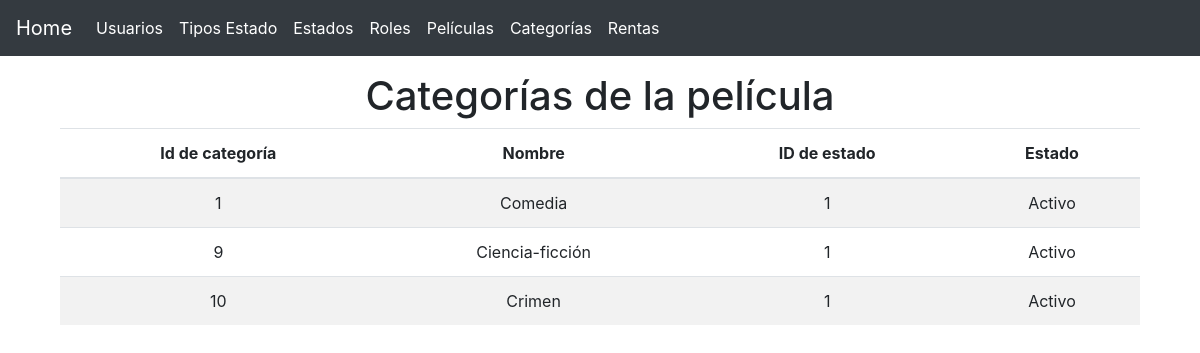
The app's page /?controller=movie&method=seeCategories&id=1 with its own data.
### tables this page shows
CREATE TABLE `categories` (
  `id` int(10) UNSIGNED NOT NULL,
  `name` varchar(255) NOT NULL,
  `status_id` int(10) UNSIGNED NOT NULL,
  `created_at` timestamp NULL DEFAULT NULL,
  `updated_at` timestamp NULL DEFAULT NULL
);

CREATE TABLE `statuses` (
  `id` int(10) UNSIGNED NOT NULL,
  `name` varchar(255) NOT NULL,
  `type_status_id` int(10) UNSIGNED NOT NULL,
  `created_at` timestamp NULL DEFAULT NULL,
  `updated_at` timestamp NULL DEFAULT NULL
);

### models/Movie.php (called while the page is built, shortened)
<?php
class Movie
{
	private $pdo;
	function __construct()
	{
		try {
    		$this->pdo = new Database;
	    } catch (PDOException $e) {
	    	die($e->getMessage());
	    }
	}
    public function getcategoriesById($id)
    {
        try {
            $strSql = "select c.* ,s.name as estado from category_movie cm INNER JOIn movies m on m.id=cm.movie_id INNER JOIN categories c on c.id=cm.category_id inner join statuses s on c.status_id=s.id where m.id=:id";
            $arrayData = ['id' => $id];
            $query = $this->pdo->select($strSql, $arrayData);
            return $query;
        } catch (PDOException $e) {
            die($e->getMessage());
        }
    }
}

### providers/Database.php (called while the page is built, shortened)
<?php
class Database extends PDO
{
    public function select($strSql, $arrayData = array(), $fetchMode = PDO::FETCH_OBJ)
    {
    	$query = $this->prepare($strSql);
    	foreach ($arrayData as $key => $value)
    		$query->bindParam(":$key",$value);
    	if( !$query->execute() ) {
    		echo "Error, la consulta no se realizó";
    	} else {
    		return $query->fetchAll($fetchMode);
    	}
    }
}

### views/movie/list_categories.php (the view)
<main class="container">
	<section class="col-md-12 text-center">
		<div class="mt-3">
			<h1>Categorías de la película</h1>
		</div>
		<section class="col-md-16 flex-nowrap table-responsive">
			<table class="table table-striped table-hover">
				<thead>
					<tr>
						<th class="text-center">Id de categoría</th>
						<th class="text-center">Nombre</th>
						<th class="text-center">ID de estado</th>
						<th class="text-center">Estado</th>
					</tr>
				</thead>
				<tbody>
					<?php foreach($movies as $movie): ?>
						<tr>
							<td class="text-center"><?php echo $movie->id ?></td>
							<td class="text-center"><?php echo $movie->name ?></td>
							<td class="text-center"><?php echo $movie->status_id ?></td>
							<td class="text-center"><?php echo $movie->estado ?></td>
						</tr>
					<?php endforeach ?>
				</tbody>
			</table>
		</section>
	</section>
</main>

### records on screen
categories: id "1", name "Comedia", status "1", status.name "Activo"
categories: id "9", name "Ciencia-ficción", status "1", status.name "Activo"
categories: id "10", name "Crimen", status "1", status.name "Activo"
